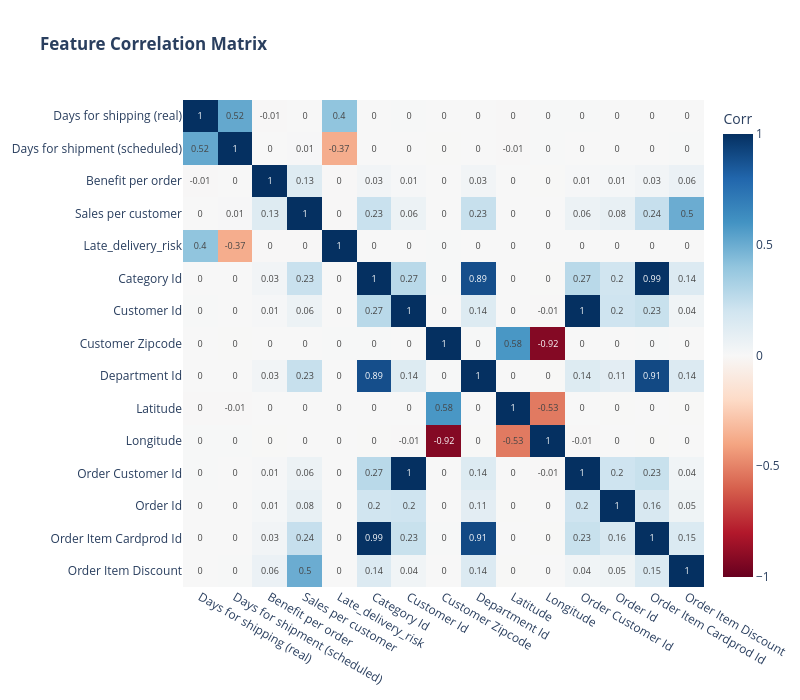
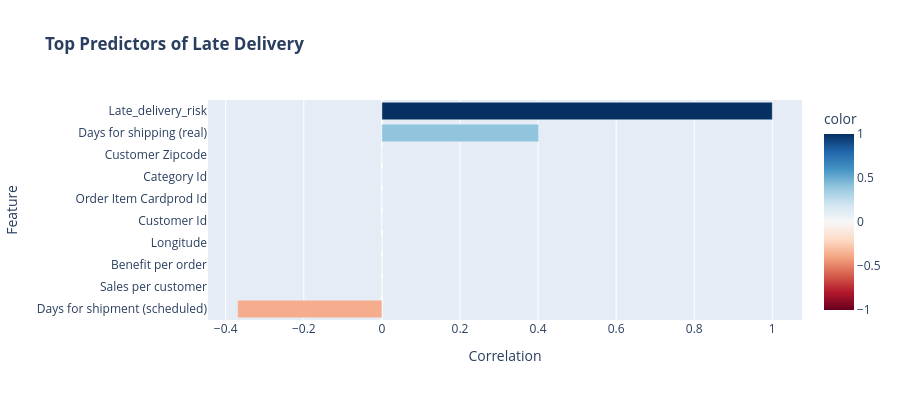

These figures' notebook cell, in order:
### Markdown cell above
## 4. Feature Correlations

### Code cell
# Correlation Analysis
numeric_cols = df.select_dtypes(include=[np.number]).columns[:15]
corr_matrix = df[numeric_cols].corr()

# Heatmap
fig = go.Figure(data=go.Heatmap(
    z=corr_matrix.values, x=corr_matrix.columns, y=corr_matrix.columns,
    colorscale='RdBu', zmid=0, text=corr_matrix.round(2).values,
    texttemplate='%{text}', textfont={"size": 9}, colorbar=dict(title="Corr")
))
fig.update_layout(title='<b>Feature Correlation Matrix</b>', width=800, height=700, yaxis=dict(autorange="reversed"))
fig.show()

# Target correlations
if 'Late_delivery_risk' in df.columns:
    target_corr = df[numeric_cols].corrwith(df['Late_delivery_risk']).sort_values(key=abs, ascending=False)
    fig2 = px.bar(x=target_corr.head(10).values, y=target_corr.head(10).index, orientation='h',
                  title='<b>Top Predictors of Late Delivery</b>', labels={'x': 'Correlation', 'y': 'Feature'},
                  color=target_corr.head(10).values, color_continuous_scale='RdBu', color_continuous_midpoint=0)
    fig2.update_layout(height=400, yaxis={'categoryorder': 'total ascending'}, showlegend=False)
    fig2.show()

print("\n💡 Key Predictors: Days for shipment (scheduled) shows strong negative correlation with late delivery")

### Figure 1 — Plotly figure (JSON) as saved in the notebook; plotly's stock layout.template omitted (floating-point values rounded to 4 significant figures; data arrays with more than 128 entries replaced by an {"elided": "..."} marker saying what was removed)
{"data": [{"colorbar": {"title": {"text": "Corr"}}, "colorscale": [[0, "rgb(103,0,31)"], [0.1, "rgb(178,24,43)"], [0.2, "rgb(214,96,77)"], [0.3, "rgb(244,165,130)"], [0.4, "rgb(253,219,199)"], [0.5, "rgb(247,247,247)"], [0.6, "rgb(209,229,240)"], [0.7, "rgb(146,197,222)"], [0.8, "rgb(67,147,195)"], [0.9, "rgb(33,102,172)"], [1, "rgb(5,48,97)"]], "text": {"elided": "15x15 float values"}, "textfont": {"size": 9}, "texttemplate": "%{text}", "type": "heatmap", "x": ["Days for shipping (real)", "Days for shipment (scheduled)", "Benefit per order", "Sales per customer", "Late_delivery_risk", "Category Id", "Customer Id", "Customer Zipcode", "Department Id", "Latitude", "Longitude", "Order Customer Id", "Order Id", "Order Item Cardprod Id", "Order Item Discount"], "y": ["Days for shipping (real)", "Days for shipment (scheduled)", "Benefit per order", "Sales per customer", "Late_delivery_risk", "Category Id", "Customer Id", "Customer Zipcode", "Department Id", "Latitude", "Longitude", "Order Customer Id", "Order Id", "Order Item Cardprod Id", "Order Item Discount"], "z": {"elided": "15x15 float values"}, "zmid": 0}], "layout": {"height": 700, "title": {"text": "<b>Feature Correlation Matrix</b>"}, "width": 800, "yaxis": {"autorange": "reversed"}}}

### Figure 2 — Plotly figure (JSON) as saved in the notebook; plotly's stock layout.template omitted (floating-point values rounded to 4 significant figures)
{"data": [{"hovertemplate": "Correlation=%{x}<br>Feature=%{y}<br>color=%{marker.color}<extra></extra>", "legendgroup": "", "marker": {"color": [1.0, 0.4014, -0.3694, -0.003791, -0.003727, 0.003148, -0.001915, 0.001752, 0.00149, 0.001484], "coloraxis": "coloraxis", "pattern": {"shape": ""}}, "name": "", "orientation": "h", "showlegend": false, "textposition": "auto", "type": "bar", "x": [1.0, 0.4014, -0.3694, -0.003791, -0.003727, 0.003148, -0.001915, 0.001752, 0.00149, 0.001484], "xaxis": "x", "y": ["Late_delivery_risk", "Days for shipping (real)", "Days for shipment (scheduled)", "Sales per customer", "Benefit per order", "Customer Zipcode", "Longitude", "Category Id", "Order Item Cardprod Id", "Customer Id"], "yaxis": "y"}], "layout": {"barmode": "relative", "coloraxis": {"cmid": 0, "colorbar": {"title": {"text": "color"}}, "colorscale": [[0, "rgb(103,0,31)"], [0.1, "rgb(178,24,43)"], [0.2, "rgb(214,96,77)"], [0.3, "rgb(244,165,130)"], [0.4, "rgb(253,219,199)"], [0.5, "rgb(247,247,247)"], [0.6, "rgb(209,229,240)"], [0.7, "rgb(146,197,222)"], [0.8, "rgb(67,147,195)"], [0.9, "rgb(33,102,172)"], [1, "rgb(5,48,97)"]]}, "height": 400, "legend": {"tracegroupgap": 0}, "showlegend": false, "title": {"text": "<b>Top Predictors of Late Delivery</b>"}, "xaxis": {"anchor": "y", "domain": [0, 1], "title": {"text": "Correlation"}}, "yaxis": {"anchor": "x", "categoryorder": "total ascending", "domain": [0, 1], "title": {"text": "Feature"}}}}
